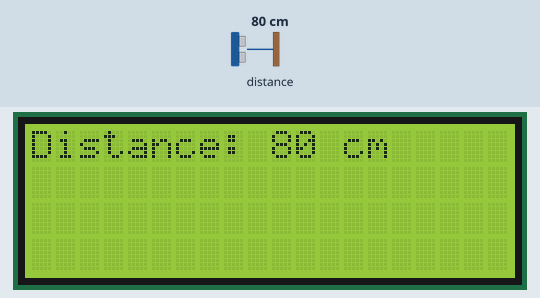
Recording of a sketch running on a simulated Arduino Uno, built with avr-gcc and run on an emulated ATmega328P. On the bench: 20×4 character LCD. The test bench sets the inputs (shaded band); at power-on: distance to the obstacle 80 cm. What the sketch prints to the serial monitor is not drawn.

Above: at 1.2 s.
1.3 s: distance to the obstacle set to 2 cm
At 1.9 s:
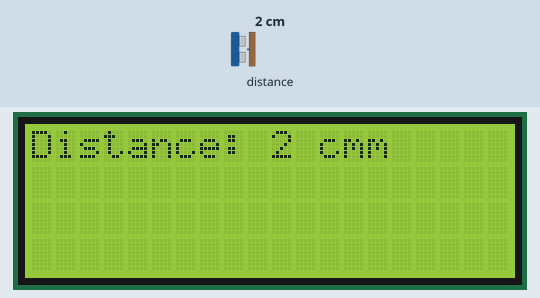
2.8 s: distance to the obstacle set to 120 cm
At 4.0 s:
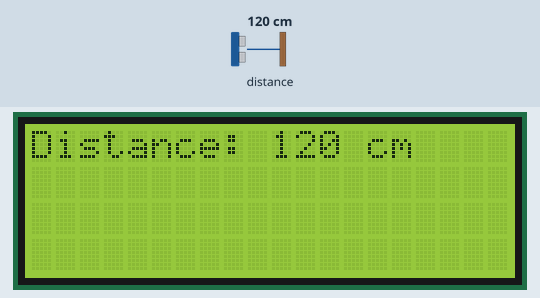
4.3 s: distance to the obstacle set to 105 cm
At 5.4 s:
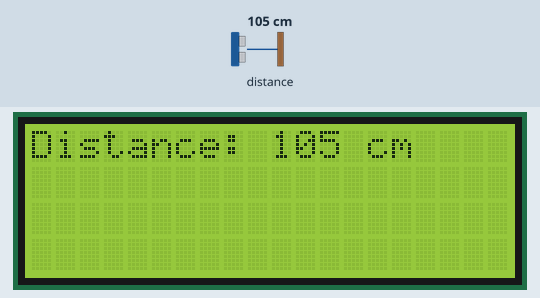
5.8 s: distance to the obstacle set to 94 cm
At 6.4 s:
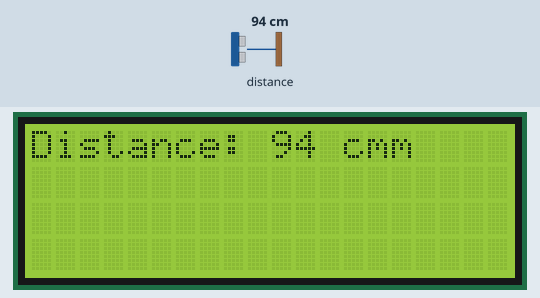
7.3 s: distance to the obstacle set to 4 cm
At 7.7 s:
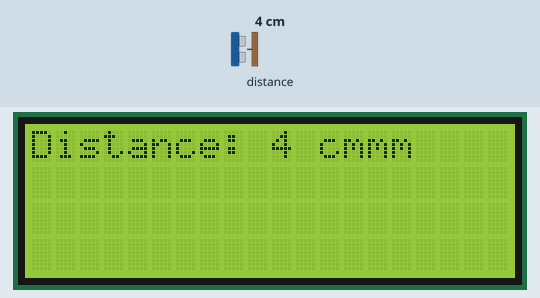
Timing chart, 0 to 9.8 s (numbered marks = the images above; inputs shaded):
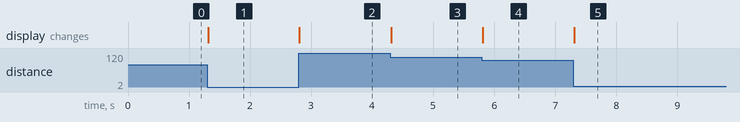

Measured:
- the behaviour switches between 100 and 99 cm on distance to the obstacle (found by bisection; images 3 and 4)
- after the input at 1.3 s, the display: changes at once (image 1)
- after the input at 2.8 s, the display: changes at once (image 2)
- after the input at 4.3 s, the display: changes at once (image 3)
- after the input at 5.8 s, the display: changes at once (image 4)
- after the input at 7.3 s, the display: changes at once (image 5)

The sketch:

ex1_lidar_measure_distance.ino
```cpp
// https://github.com/garmin/LIDARLite_Arduino_Library/blob/master/examples/v3/GetDistanceI2c/GetDistanceI2c.ino
// https://github.com/garmin/LIDARLite_Arduino_Library/issues/14


// include the library code:
#include <LiquidCrystal.h>

// initialize the library by associating any needed LCD interface pin
// with the arduino pin number it is connected to
const int rs = 37, en = 36, d4 = 35, d5 = 34, d6 = 33, d7 = 32;
LiquidCrystal lcd(rs, en, d4, d5, d6, d7);

/*------------------------------------------------------------------------------

  LIDARLite Arduino Library
  v3/GetDistanceI2c

  This example shows how to initialize, configure, and read distance from a
  LIDAR-Lite connected over the I2C interface.

  Connections:
  LIDAR-Lite 5 Vdc (red) to Arduino 5v
  LIDAR-Lite I2C SCL (green) to Arduino SCL
  LIDAR-Lite I2C SDA (blue) to Arduino SDA
  LIDAR-Lite Ground (black) to Arduino GND

  (Capacitor recommended to mitigate inrush current when device is enabled)
  680uF capacitor (+) to Arduino 5v
  680uF capacitor (-) to Arduino GND

  See the Operation Manual for wiring diagrams and more information:
  http://static.garmin.com/pumac/LIDAR_Lite_v3_Operation_Manual_and_Technical_Specifications.pdf

  ------------------------------------------------------------------------------*/

#include <Wire.h>
#include <LIDARLite.h>

LIDARLite myLidarLite;

void setup()
{
  Wire.begin();
  lcd.begin(20, 4);
  Serial.begin(9600); // Initialize serial connection to display distance readings

  /*
    begin(int configuration, bool fasti2c, char lidarliteAddress)

    Starts the sensor and I2C.

    Parameters
    ----------------------------------------------------------------------------
    configuration: Default 0. Selects one of several preset configurations.
    fasti2c: Default 100 kHz. I2C base frequency.
      If true I2C frequency is set to 400kHz.
    lidarliteAddress: Default 0x62. Fill in new address here if changed. See
      operating manual for instructions.
  */
  myLidarLite.begin(0, true); // Set configuration to default and I2C to 400 kHz

  /*
    configure(int configuration, char lidarliteAddress)

    Selects one of several preset configurations.

    Parameters
    ----------------------------------------------------------------------------
    configuration:  Default 0.
      0: Default mode, balanced performance.
      1: Short range, high speed. Uses 0x1d maximum acquisition count.
      2: Default range, higher speed short range. Turns on quick termination
          detection for faster measurements at short range (with decreased
          accuracy)
      3: Maximum range. Uses 0xff maximum acquisition count.
      4: High sensitivity detection. Overrides default valid measurement detection
          algorithm, and uses a threshold value for high sensitivity and noise.
      5: Low sensitivity detection. Overrides default valid measurement detection
          algorithm, and uses a threshold value for low sensitivity and noise.
    lidarliteAddress: Default 0x62. Fill in new address here if changed. See
      operating manual for instructions.
  */
  myLidarLite.configure(0); // Change this number to try out alternate configurations
}

void loop()
{
  /*
    distance(bool biasCorrection, char lidarliteAddress)

    Take a distance measurement and read the result.

    Parameters
    ----------------------------------------------------------------------------
    biasCorrection: Default true. Take aquisition with receiver bias
      correction. If set to false measurements will be faster. Receiver bias
      correction must be performed periodically. (e.g. 1 out of every 100
      readings).
    lidarliteAddress: Default 0x62. Fill in new address here if changed. See
      operating manual for instructions.
  */

  // Take a measurement with receiver bias correction and print to serial terminal
  Serial.println(myLidarLite.distance());   // unit:cm????????????

  // Take 99 measurements without receiver bias correction and print to serial terminal
  for (int i = 0; i < 99; i++)
  {
    Serial.print("Distance: ");
    Serial.print(myLidarLite.distance(false));
    Serial.println(" cm");

    lcd.setCursor(0, 0);
    lcd.print("Distance: ");
    lcd.print(myLidarLite.distance(false));
    lcd.print(" cm");
  }
}
```
